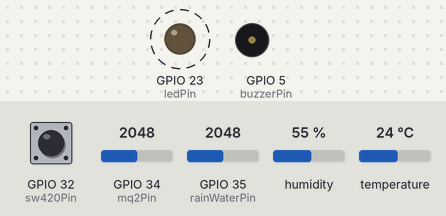
This sketch was run on a simulated ESP32. On the bench: output pins drawn as LEDs (lit = HIGH), buzzer (waves = sounding, pin HIGH). Dashed ring = blinking. The test bench sets the inputs (shaded band); at power-on: GPIO 32 (sw420Pin) LOW, GPIO 34 (mq2Pin) = 2048, GPIO 35 (rainWaterPin) = 2048, humidity 55 %, temperature 24 °C. WiFi joins after 1.5 s; servers stay silent unless stated; uploads are accepted with an empty reply; what the sketch prints to the serial monitor is not drawn.

Above: at 2.3 s.
Timing chart, 0 to 4.9 s (numbered marks = the images above):
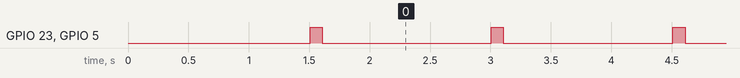

The sketch:

ESP32_code.ino
```cpp
///////////////Created by Gledis Qose//////////////////

#include <DHT.h>
#include <WiFi.h>
#include <HTTPClient.h>
#define DHTPIN 19
#define DHTTYPE DHT22
DHT dht(DHTPIN, DHTTYPE);

const char *ssid = "";
const char *password = "";
const char *host = "";

const int mq2Pin = 34;       // MQ2 sensor pin
const int rainWaterPin = 35; // Rain sensor pin
const int sw420Pin = 32;     // Vibration sensor pin
const int buzzerPin = 5;     // Buzzer pin
const int ledPin = 23;       // LED pin

void setup()
{
  Serial.begin(9600);
  pinMode(mq2Pin, INPUT);
  pinMode(sw420Pin, INPUT);
  pinMode(rainWaterPin, INPUT);
  pinMode(buzzerPin, OUTPUT);
  pinMode(ledPin, OUTPUT);
  dht.begin();

  // Connect to WiFi
  WiFi.begin(ssid, password);
  while (WiFi.status() != WL_CONNECTED)
  {
    delay(500);
    Serial.print(".");
  }
  Serial.println("");
  Serial.println("WiFi connected");
  Serial.println("IP address: ");
  Serial.println(WiFi.localIP());
}

void loop()
{
  int mq2Value = analogRead(mq2Pin);
  int sw420Value = digitalRead(sw420Pin);
  int rainWaterValue = analogRead(rainWaterPin);
  float humidity = dht.readHumidity();
  float temperature = dht.readTemperature();

  // Check if any sensor is triggered
  if (mq2Value > 200 || sw420Value == HIGH || rainWaterValue > 500 || humidity > 60 || temperature > 30)
  {
    Serial.println("Sensor triggered!");
    digitalWrite(ledPin, HIGH);
    digitalWrite(buzzerPin, HIGH);
    delay(100);
    digitalWrite(ledPin, LOW);
    digitalWrite(buzzerPin, LOW);
    delay(100);
  }

  Serial.print("connecting to ");
  Serial.println(host);

  // Use WiFiClient class to create TCP connections
  WiFiClient client;
  const int httpPort = 80;
  if (!client.connect(host, httpPort))
  {
    Serial.println("connection failed");
    return;
  }

  // This will send the request to the server
  client.print(String("GET http://host/SecuringWISEDataCenter/test-data.php?") +
               ("&humidity=") + humidity +
               ("&temperature=") + temperature +
               ("&mq2Value=") + mq2Value +
               ("&rainWaterValue=") + rainWaterValue +
               ("&sw420Value=") + sw420Value +

               " HTTP/1.1\r\n" +
               "Host: " + host + "\r\n" +
               "Connection: close\r\n\r\n");
  unsigned long timeout = millis();
  while (client.available() == 0)
  {
    if (millis() - timeout > 1000)
    {
      Serial.println(">>> Client Timeout !");
      client.stop();
      return;
    }
  }

  // Read all the lines of the reply from server and print them to Serial
  while (client.available())
  {
    String line = client.readStringUntil('\r');
    Serial.print(line);
  }

  Serial.println();
  Serial.println("closing connection");
}
```

Measured:
- by itself, GPIO 23 (ledPin), GPIO 5 (buzzerPin): alternates HIGH for 0.10 s and LOW for 1.4 s
